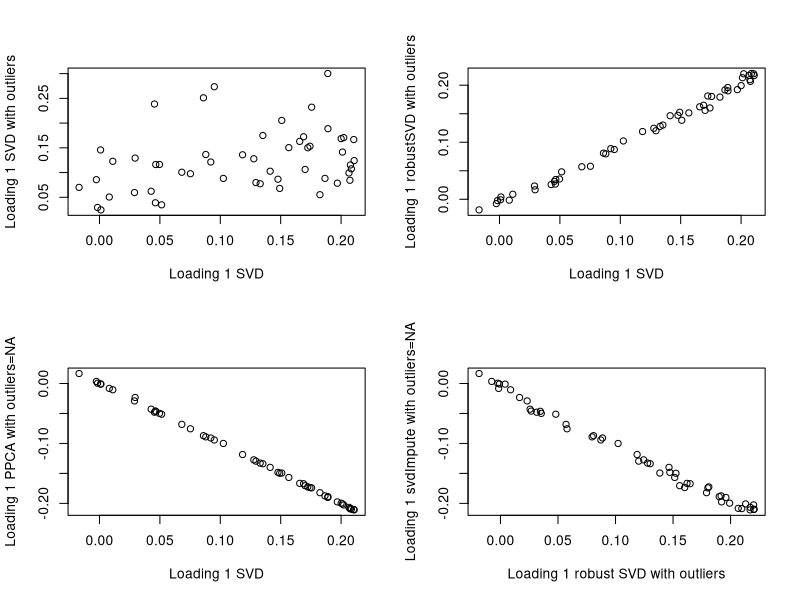

This chart was generated by the following R code:
## ---- chunk 1
library(pcaMethods)
## ---- chunk 2
data(metaboliteDataComplete)
mdc          <- scale(metaboliteDataComplete, center=TRUE, scale=FALSE)
cond         <- runif(length(mdc)) < 0.05
mdcOut       <- mdc
mdcOut[cond] <- 10
## ---- chunk 3
resSvd       <- pca(mdc, method="svd", nPcs=5, center=FALSE)
resSvdOut    <- pca(mdcOut, method="svd", nPcs=5, center=FALSE)
resRobSvd    <- pca(mdcOut, method="robustPca", nPcs=5, center=FALSE)
## ---- chunk 4
mdcNa        <- mdc
mdcNa[cond]  <- NA
resPPCA      <- pca(mdcNa, method="ppca", nPcs=5, center=FALSE)
## ---- chunk 5
par(mfrow=c(2,2))
plot(loadings(resSvd)[,1], loadings(resSvdOut)[,1],
xlab="Loading 1 SVD", ylab="Loading 1 SVD with outliers")
plot(loadings(resSvd)[,1], loadings(resRobSvd)[,1],
xlab="Loading 1 SVD", ylab="Loading 1 robustSVD with outliers")
plot(loadings(resSvd)[,1], loadings(resPPCA)[,1],
xlab="Loading 1 SVD", ylab="Loading 1 PPCA with outliers=NA")
plot(loadings(resRobSvd)[,1], loadings(resPPCA)[,1],
xlab="Loading 1 robust SVD with outliers", ylab="Loading 1 svdImpute with outliers=NA")
